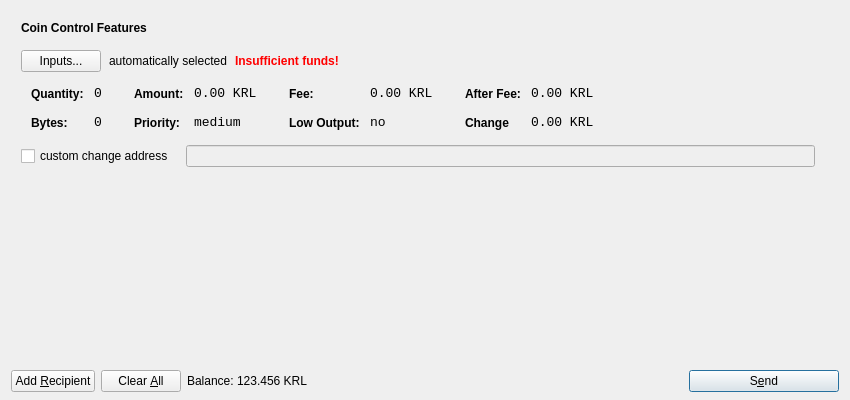
<?xml version="1.0" encoding="UTF-8"?>
<ui version="4.0">
 <class>SendCoinsDialog</class>
 <widget class="QDialog" name="SendCoinsDialog">
  <property name="geometry">
   <rect>
    <x>0</x>
    <y>0</y>
    <width>850</width>
    <height>400</height>
   </rect>
  </property>
  <property name="windowTitle">
   <string>Send Coins</string>
  </property>
  <layout class="QVBoxLayout" name="verticalLayout" stretch="0,1,0">
   <property name="bottomMargin">
    <number>8</number>
   </property>
   <item>
    <widget class="QFrame" name="frameCoinControl">
     <property name="sizePolicy">
      <sizepolicy hsizetype="Expanding" vsizetype="Expanding">
       <horstretch>0</horstretch>
       <verstretch>0</verstretch>
      </sizepolicy>
     </property>
     <property name="maximumSize">
      <size>
       <width>16777215</width>
       <height>16777215</height>
      </size>
     </property>
     <property name="frameShape">
      <enum>QFrame::NoFrame</enum>
     </property>
     <property name="frameShadow">
      <enum>QFrame::Plain</enum>
     </property>
     <layout class="QVBoxLayout" name="verticalLayoutCoinControl2">
      <property name="spacing">
       <number>6</number>
      </property>
      <property name="leftMargin">
       <number>0</number>
      </property>
      <property name="topMargin">
       <number>0</number>
      </property>
      <property name="rightMargin">
       <number>0</number>
      </property>
      <property name="bottomMargin">
       <number>6</number>
      </property>
      <item>
       <layout class="QVBoxLayout" name="verticalLayoutCoinControl" stretch="0,0,0,0,1">
        <property name="spacing">
         <number>0</number>
        </property>
        <property name="leftMargin">
         <number>10</number>
        </property>
        <property name="topMargin">
         <number>10</number>
        </property>
        <item>
         <layout class="QHBoxLayout" name="horizontalLayoutCoinControl1">
          <property name="bottomMargin">
           <number>15</number>
          </property>
          <item>
           <widget class="QLabel" name="labelCoinControlFeatures">
            <property name="sizePolicy">
             <sizepolicy hsizetype="Preferred" vsizetype="Maximum">
              <horstretch>0</horstretch>
              <verstretch>0</verstretch>
             </sizepolicy>
            </property>
            <property name="font">
             <font>
              <weight>75</weight>
              <bold>true</bold>
             </font>
            </property>
            <property name="styleSheet">
             <string notr="true">font-weight:bold;</string>
            </property>
            <property name="text">
             <string>Coin Control Features</string>
            </property>
           </widget>
          </item>
         </layout>
        </item>
        <item>
         <layout class="QHBoxLayout" name="horizontalLayoutCoinControl2" stretch="0,0,0,0">
          <property name="spacing">
           <number>8</number>
          </property>
          <property name="bottomMargin">
           <number>10</number>
          </property>
          <item>
           <widget class="QPushButton" name="pushButtonCoinControl">
            <property name="styleSheet">
             <string notr="true"/>
            </property>
            <property name="text">
             <string>Inputs...</string>
            </property>
           </widget>
          </item>
          <item>
           <widget class="QLabel" name="labelCoinControlAutomaticallySelected">
            <property name="text">
             <string>automatically selected</string>
            </property>
            <property name="margin">
             <number>5</number>
            </property>
           </widget>
          </item>
          <item>
           <widget class="QLabel" name="labelCoinControlInsuffFunds">
            <property name="font">
             <font>
              <weight>75</weight>
              <bold>true</bold>
             </font>
            </property>
            <property name="styleSheet">
             <string notr="true">color:red;font-weight:bold;</string>
            </property>
            <property name="text">
             <string>Insufficient funds!</string>
            </property>
            <property name="margin">
             <number>5</number>
            </property>
           </widget>
          </item>
          <item>
           <spacer name="horizontalSpacerCoinControl">
            <property name="orientation">
             <enum>Qt::Horizontal</enum>
            </property>
            <property name="sizeHint" stdset="0">
             <size>
              <width>40</width>
              <height>1</height>
             </size>
            </property>
           </spacer>
          </item>
         </layout>
        </item>
        <item>
         <widget class="QWidget" name="widgetCoinControl" native="true">
          <property name="sizePolicy">
           <sizepolicy hsizetype="Preferred" vsizetype="Preferred">
            <horstretch>0</horstretch>
            <verstretch>0</verstretch>
           </sizepolicy>
          </property>
          <property name="minimumSize">
           <size>
            <width>0</width>
            <height>0</height>
           </size>
          </property>
          <property name="styleSheet">
           <string notr="true"/>
          </property>
          <layout class="QHBoxLayout" name="horizontalLayoutCoinControl5">
           <property name="leftMargin">
            <number>0</number>
           </property>
           <property name="topMargin">
            <number>0</number>
           </property>
           <property name="rightMargin">
            <number>0</number>
           </property>
           <property name="bottomMargin">
            <number>0</number>
           </property>
           <item>
            <layout class="QHBoxLayout" name="horizontalLayoutCoinControl3" stretch="0,0,0,1">
             <property name="spacing">
              <number>20</number>
             </property>
             <property name="topMargin">
              <number>0</number>
             </property>
             <property name="bottomMargin">
              <number>10</number>
             </property>
             <item>
              <layout class="QFormLayout" name="formLayoutCoinControl1">
               <property name="horizontalSpacing">
                <number>10</number>
               </property>
               <property name="verticalSpacing">
                <number>14</number>
               </property>
               <property name="leftMargin">
                <number>10</number>
               </property>
               <property name="topMargin">
                <number>4</number>
               </property>
               <property name="rightMargin">
                <number>6</number>
               </property>
               <item row="0" column="0">
                <widget class="QLabel" name="labelCoinControlQuantityText">
                 <property name="styleSheet">
                  <string notr="true">font-weight:bold;</string>
                 </property>
                 <property name="text">
                  <string>Quantity:</string>
                 </property>
                 <property name="margin">
                  <number>0</number>
                 </property>
                </widget>
               </item>
               <item row="0" column="1">
                <widget class="QLabel" name="labelCoinControlQuantity">
                 <property name="font">
                  <font>
                   <family>Monospace</family>
                   <pointsize>10</pointsize>
                  </font>
                 </property>
                 <property name="cursor">
                  <cursorShape>IBeamCursor</cursorShape>
                 </property>
                 <property name="contextMenuPolicy">
                  <enum>Qt::ActionsContextMenu</enum>
                 </property>
                 <property name="text">
                  <string>0</string>
                 </property>
                 <property name="margin">
                  <number>0</number>
                 </property>
                 <property name="textInteractionFlags">
                  <set>Qt::LinksAccessibleByMouse|Qt::TextSelectableByKeyboard|Qt::TextSelectableByMouse</set>
                 </property>
                </widget>
               </item>
               <item row="1" column="0">
                <widget class="QLabel" name="labelCoinControlBytesText">
                 <property name="styleSheet">
                  <string notr="true">font-weight:bold;</string>
                 </property>
                 <property name="text">
                  <string>Bytes:</string>
                 </property>
                </widget>
               </item>
               <item row="1" column="1">
                <widget class="QLabel" name="labelCoinControlBytes">
                 <property name="font">
                  <font>
                   <family>Monospace</family>
                   <pointsize>10</pointsize>
                  </font>
                 </property>
                 <property name="cursor">
                  <cursorShape>IBeamCursor</cursorShape>
                 </property>
                 <property name="contextMenuPolicy">
                  <enum>Qt::ActionsContextMenu</enum>
                 </property>
                 <property name="text">
                  <string>0</string>
                 </property>
                 <property name="textInteractionFlags">
                  <set>Qt::LinksAccessibleByMouse|Qt::TextSelectableByKeyboard|Qt::TextSelectableByMouse</set>
                 </property>
                </widget>
               </item>
              </layout>
             </item>
             <item>
              <layout class="QFormLayout" name="formLayoutCoinControl2">
               <property name="horizontalSpacing">
                <number>10</number>
               </property>
               <property name="verticalSpacing">
                <number>14</number>
               </property>
               <property name="leftMargin">
                <number>6</number>
               </property>
               <property name="topMargin">
                <number>4</number>
               </property>
               <property name="rightMargin">
                <number>6</number>
               </property>
               <item row="0" column="0">
                <widget class="QLabel" name="labelCoinControlAmountText">
                 <property name="styleSheet">
                  <string notr="true">font-weight:bold;</string>
                 </property>
                 <property name="text">
                  <string>Amount:</string>
                 </property>
                 <property name="margin">
                  <number>0</number>
                 </property>
                </widget>
               </item>
               <item row="0" column="1">
                <widget class="QLabel" name="labelCoinControlAmount">
                 <property name="font">
                  <font>
                   <family>Monospace</family>
                   <pointsize>10</pointsize>
                  </font>
                 </property>
                 <property name="cursor">
                  <cursorShape>IBeamCursor</cursorShape>
                 </property>
                 <property name="contextMenuPolicy">
                  <enum>Qt::ActionsContextMenu</enum>
                 </property>
                 <property name="text">
                  <string>0.00 KRL</string>
                 </property>
                 <property name="textInteractionFlags">
                  <set>Qt::LinksAccessibleByMouse|Qt::TextSelectableByKeyboard|Qt::TextSelectableByMouse</set>
                 </property>
                </widget>
               </item>
               <item row="1" column="0">
                <widget class="QLabel" name="labelCoinControlPriorityText">
                 <property name="styleSheet">
                  <string notr="true">font-weight:bold;</string>
                 </property>
                 <property name="text">
                  <string>Priority:</string>
                 </property>
                </widget>
               </item>
               <item row="1" column="1">
                <widget class="QLabel" name="labelCoinControlPriority">
                 <property name="font">
                  <font>
                   <family>Monospace</family>
                   <pointsize>10</pointsize>
                  </font>
                 </property>
                 <property name="cursor">
                  <cursorShape>IBeamCursor</cursorShape>
                 </property>
                 <property name="contextMenuPolicy">
                  <enum>Qt::ActionsContextMenu</enum>
                 </property>
                 <property name="text">
                  <string>medium</string>
                 </property>
                 <property name="textInteractionFlags">
                  <set>Qt::LinksAccessibleByMouse|Qt::TextSelectableByKeyboard|Qt::TextSelectableByMouse</set>
                 </property>
                </widget>
               </item>
              </layout>
             </item>
             <item>
              <layout class="QFormLayout" name="formLayoutCoinControl3">
               <property name="horizontalSpacing">
                <number>10</number>
               </property>
               <property name="verticalSpacing">
                <number>14</number>
               </property>
               <property name="leftMargin">
                <number>6</number>
               </property>
               <property name="topMargin">
                <number>4</number>
               </property>
               <property name="rightMargin">
                <number>6</number>
               </property>
               <item row="0" column="0">
                <widget class="QLabel" name="labelCoinControlFeeText">
                 <property name="styleSheet">
                  <string notr="true">font-weight:bold;</string>
                 </property>
                 <property name="text">
                  <string>Fee:</string>
                 </property>
                 <property name="margin">
                  <number>0</number>
                 </property>
                </widget>
               </item>
               <item row="0" column="1">
                <widget class="QLabel" name="labelCoinControlFee">
                 <property name="font">
                  <font>
                   <family>Monospace</family>
                   <pointsize>10</pointsize>
                  </font>
                 </property>
                 <property name="cursor">
                  <cursorShape>IBeamCursor</cursorShape>
                 </property>
                 <property name="contextMenuPolicy">
                  <enum>Qt::ActionsContextMenu</enum>
                 </property>
                 <property name="text">
                  <string>0.00 KRL</string>
                 </property>
                 <property name="textInteractionFlags">
                  <set>Qt::LinksAccessibleByMouse|Qt::TextSelectableByKeyboard|Qt::TextSelectableByMouse</set>
                 </property>
                </widget>
               </item>
               <item row="1" column="0">
                <widget class="QLabel" name="labelCoinControlLowOutputText">
                 <property name="styleSheet">
                  <string notr="true">font-weight:bold;</string>
                 </property>
                 <property name="text">
                  <string>Low Output:</string>
                 </property>
                </widget>
               </item>
               <item row="1" column="1">
                <widget class="QLabel" name="labelCoinControlLowOutput">
                 <property name="font">
                  <font>
                   <family>Monospace</family>
                   <pointsize>10</pointsize>
                  </font>
                 </property>
                 <property name="cursor">
                  <cursorShape>IBeamCursor</cursorShape>
                 </property>
                 <property name="contextMenuPolicy">
                  <enum>Qt::ActionsContextMenu</enum>
                 </property>
                 <property name="text">
                  <string>no</string>
                 </property>
                 <property name="textInteractionFlags">
                  <set>Qt::LinksAccessibleByMouse|Qt::TextSelectableByKeyboard|Qt::TextSelectableByMouse</set>
                 </property>
                </widget>
               </item>
              </layout>
             </item>
             <item>
              <layout class="QFormLayout" name="formLayoutCoinControl4">
               <property name="horizontalSpacing">
                <number>10</number>
               </property>
               <property name="verticalSpacing">
                <number>14</number>
               </property>
               <property name="leftMargin">
                <number>6</number>
               </property>
               <property name="topMargin">
                <number>4</number>
               </property>
               <property name="rightMargin">
                <number>6</number>
               </property>
               <item row="0" column="0">
                <widget class="QLabel" name="labelCoinControlAfterFeeText">
                 <property name="styleSheet">
                  <string notr="true">font-weight:bold;</string>
                 </property>
                 <property name="text">
                  <string>After Fee:</string>
                 </property>
                 <property name="margin">
                  <number>0</number>
                 </property>
                </widget>
               </item>
               <item row="0" column="1">
                <widget class="QLabel" name="labelCoinControlAfterFee">
                 <property name="font">
                  <font>
                   <family>Monospace</family>
                   <pointsize>10</pointsize>
                  </font>
                 </property>
                 <property name="cursor">
                  <cursorShape>IBeamCursor</cursorShape>
                 </property>
                 <property name="contextMenuPolicy">
                  <enum>Qt::ActionsContextMenu</enum>
                 </property>
                 <property name="text">
                  <string>0.00 KRL</string>
                 </property>
                 <property name="textInteractionFlags">
                  <set>Qt::LinksAccessibleByMouse|Qt::TextSelectableByKeyboard|Qt::TextSelectableByMouse</set>
                 </property>
                </widget>
               </item>
               <item row="1" column="0">
                <widget class="QLabel" name="labelCoinControlChangeText">
                 <property name="styleSheet">
                  <string notr="true">font-weight:bold;</string>
                 </property>
                 <property name="text">
                  <string>Change</string>
                 </property>
                </widget>
               </item>
               <item row="1" column="1">
                <widget class="QLabel" name="labelCoinControlChange">
                 <property name="font">
                  <font>
                   <family>Monospace</family>
                   <pointsize>10</pointsize>
                  </font>
                 </property>
                 <property name="cursor">
                  <cursorShape>IBeamCursor</cursorShape>
                 </property>
                 <property name="contextMenuPolicy">
                  <enum>Qt::ActionsContextMenu</enum>
                 </property>
                 <property name="text">
                  <string>0.00 KRL</string>
                 </property>
                 <property name="textInteractionFlags">
                  <set>Qt::LinksAccessibleByMouse|Qt::TextSelectableByKeyboard|Qt::TextSelectableByMouse</set>
                 </property>
                </widget>
               </item>
              </layout>
             </item>
            </layout>
           </item>
          </layout>
         </widget>
        </item>
        <item>
         <layout class="QHBoxLayout" name="horizontalLayoutCoinControl4" stretch="0,0,0">
          <property name="spacing">
           <number>12</number>
          </property>
          <property name="sizeConstraint">
           <enum>QLayout::SetDefaultConstraint</enum>
          </property>
          <property name="topMargin">
           <number>5</number>
          </property>
          <property name="rightMargin">
           <number>5</number>
          </property>
          <item>
           <widget class="QCheckBox" name="checkBoxCoinControlChange">
            <property name="text">
             <string>custom change address</string>
            </property>
           </widget>
          </item>
          <item>
           <widget class="QLineEdit" name="lineEditCoinControlChange">
            <property name="enabled">
             <bool>false</bool>
            </property>
            <property name="sizePolicy">
             <sizepolicy hsizetype="Expanding" vsizetype="Fixed">
              <horstretch>0</horstretch>
              <verstretch>0</verstretch>
             </sizepolicy>
            </property>
           </widget>
          </item>
          <item>
           <widget class="QLabel" name="labelCoinControlChangeLabel">
            <property name="sizePolicy">
             <sizepolicy hsizetype="Preferred" vsizetype="Expanding">
              <horstretch>0</horstretch>
              <verstretch>0</verstretch>
             </sizepolicy>
            </property>
            <property name="minimumSize">
             <size>
              <width>0</width>
              <height>0</height>
             </size>
            </property>
            <property name="text">
             <string/>
            </property>
            <property name="margin">
             <number>3</number>
            </property>
           </widget>
          </item>
         </layout>
        </item>
        <item>
         <spacer name="verticalSpacerCoinControl">
          <property name="orientation">
           <enum>Qt::Vertical</enum>
          </property>
          <property name="sizeHint" stdset="0">
           <size>
            <width>800</width>
            <height>1</height>
           </size>
          </property>
         </spacer>
        </item>
       </layout>
      </item>
     </layout>
    </widget>
   </item>
   <item>
    <widget class="QScrollArea" name="scrollArea">
     <property name="frameShape">
      <enum>QFrame::NoFrame</enum>
     </property>
     <property name="frameShadow">
      <enum>QFrame::Plain</enum>
     </property>
     <property name="widgetResizable">
      <bool>true</bool>
     </property>
     <widget class="QWidget" name="scrollAreaWidgetContents">
      <property name="geometry">
       <rect>
        <x>0</x>
        <y>0</y>
        <width>832</width>
        <height>137</height>
       </rect>
      </property>
      <layout class="QVBoxLayout" name="verticalLayout_2">
       <property name="leftMargin">
        <number>0</number>
       </property>
       <property name="topMargin">
        <number>0</number>
       </property>
       <property name="rightMargin">
        <number>0</number>
       </property>
       <property name="bottomMargin">
        <number>0</number>
       </property>
       <item>
        <layout class="QVBoxLayout" name="entries">
         <property name="spacing">
          <number>6</number>
         </property>
        </layout>
       </item>
       <item>
        <spacer name="verticalSpacer">
         <property name="orientation">
          <enum>Qt::Vertical</enum>
         </property>
         <property name="sizeHint" stdset="0">
          <size>
           <width>20</width>
           <height>40</height>
          </size>
         </property>
        </spacer>
       </item>
      </layout>
     </widget>
    </widget>
   </item>
   <item>
    <layout class="QHBoxLayout" name="horizontalLayout">
     <item>
      <widget class="QPushButton" name="addButton">
       <property name="toolTip">
        <string>Send to multiple recipients at once</string>
       </property>
       <property name="text">
        <string>Add &amp;Recipient</string>
       </property>
       <property name="icon">
        <iconset resource="../bitcoin.qrc">
         <normaloff>:/icons/add</normaloff>:/icons/add</iconset>
       </property>
       <property name="autoDefault">
        <bool>false</bool>
       </property>
      </widget>
     </item>
     <item>
      <widget class="QPushButton" name="clearButton">
       <property name="sizePolicy">
        <sizepolicy hsizetype="Minimum" vsizetype="Fixed">
         <horstretch>0</horstretch>
         <verstretch>0</verstretch>
        </sizepolicy>
       </property>
       <property name="toolTip">
        <string>Remove all transaction fields</string>
       </property>
       <property name="text">
        <string>Clear &amp;All</string>
       </property>
       <property name="icon">
        <iconset resource="../bitcoin.qrc">
         <normaloff>:/icons/remove</normaloff>:/icons/remove</iconset>
       </property>
       <property name="autoRepeatDelay">
        <number>300</number>
       </property>
       <property name="autoDefault">
        <bool>false</bool>
       </property>
      </widget>
     </item>
     <item>
      <layout class="QHBoxLayout" name="horizontalLayout_2">
       <property name="spacing">
        <number>3</number>
       </property>
       <item>
        <widget class="QLabel" name="label">
         <property name="sizePolicy">
          <sizepolicy hsizetype="Preferred" vsizetype="Fixed">
           <horstretch>0</horstretch>
           <verstretch>0</verstretch>
          </sizepolicy>
         </property>
         <property name="text">
          <string>Balance:</string>
         </property>
        </widget>
       </item>
       <item>
        <widget class="QLabel" name="labelBalance">
         <property name="sizePolicy">
          <sizepolicy hsizetype="Preferred" vsizetype="Fixed">
           <horstretch>0</horstretch>
           <verstretch>0</verstretch>
          </sizepolicy>
         </property>
         <property name="cursor">
          <cursorShape>IBeamCursor</cursorShape>
         </property>
         <property name="text">
          <string>123.456 KRL</string>
         </property>
         <property name="textInteractionFlags">
          <set>Qt::LinksAccessibleByMouse|Qt::TextSelectableByKeyboard|Qt::TextSelectableByMouse</set>
         </property>
        </widget>
       </item>
      </layout>
     </item>
     <item>
      <spacer name="horizontalSpacer">
       <property name="orientation">
        <enum>Qt::Horizontal</enum>
       </property>
       <property name="sizeHint" stdset="0">
        <size>
         <width>40</width>
         <height>20</height>
        </size>
       </property>
      </spacer>
     </item>
     <item>
      <widget class="QPushButton" name="sendButton">
       <property name="minimumSize">
        <size>
         <width>150</width>
         <height>0</height>
        </size>
       </property>
       <property name="toolTip">
        <string>Confirm the send action</string>
       </property>
       <property name="text">
        <string>S&amp;end</string>
       </property>
       <property name="icon">
        <iconset resource="../bitcoin.qrc">
         <normaloff>:/icons/send</normaloff>:/icons/send</iconset>
       </property>
       <property name="default">
        <bool>true</bool>
       </property>
      </widget>
     </item>
    </layout>
   </item>
  </layout>
 </widget>
 <resources>
  <include location="../bitcoin.qrc"/>
 </resources>
 <connections/>
</ui>
